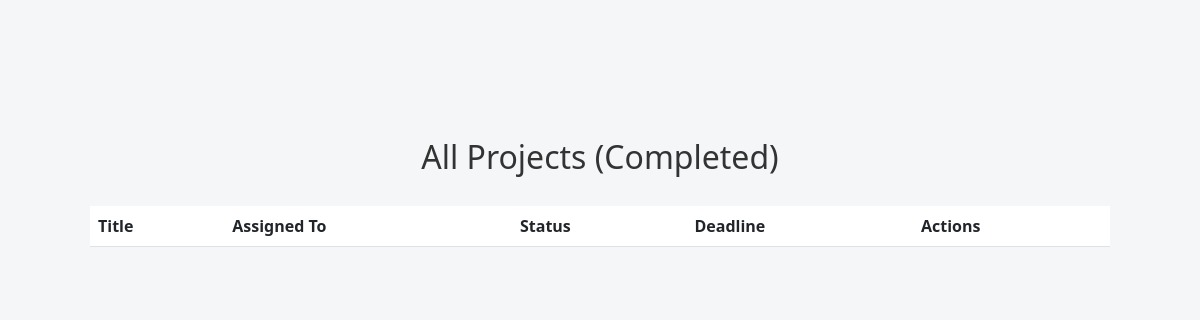
The page /admin/projects?status=Completed (signed in) on the database as committed earlier.
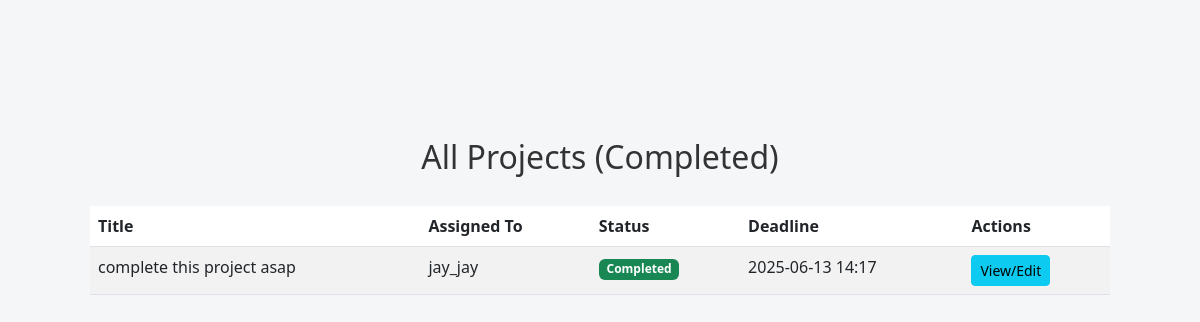
The same page on the database as committed later.
### app/dbmodels.py (models this page shows, shortened)
class Project(db.Model):
    id = db.Column(db.Integer, primary_key=True)
    title = db.Column(db.String(150), nullable=False)
    description = db.Column(db.Text, nullable=False)
    tasks = db.relationship("Task", backref="project", cascade="all, delete-orphan", passive_deletes=True)
    milestones = db.relationship("Milestone", backref="project", cascade="all, delete-orphan", passive_deletes=True)
    user_id = db.Column(db.Integer, db.ForeignKey('user.id', ondelete="CASCADE"), nullable=False)
    user = db.relationship('User', back_populates='projects')
    deadline = db.Column(db.DateTime, nullable=False, default = datetime.now(timezone.utc)) # default to current time in UTC
    status = db.Column(db.String(20), nullable=False, default="Pending")
    comment = db.Column(db.Text, nullable=True)

class User(db.Model, UserMixin):
    id = db.Column(db.Integer, primary_key=True)
    username = db.Column(db.String(150), unique=True, nullable=False)
    email = db.Column(db.String(150), unique=True, nullable=False)
    password_hash = db.Column(db.String(150), nullable=False)
    tasks = db.relationship("Task", backref="assigned_to", cascade='all, delete-orphan',passive_deletes=True)
    role = db.Column(db.String(50), nullable=False, default="employee") # or admin
    projects = db.relationship('Project',cascade= "all, delete-orphan", back_populates='user', passive_deletes=True)

### app/routes.py (the view)
@main.route('/admin/projects')
@login_required
def admin_projects():
    if current_user.role != "admin":
        abort(403)
    status = request.args.get('status')
    if status:
        projects = Project.query.filter_by(status=status).all()
    else:
        projects = Project.query.all()
    return render_template('admin_projects.html', projects=projects)

### app/__init__.py (called while the page is built)
def create_app():
    app= Flask(__name__)
    app.config.from_object("config.Config") # load app config from config.py
    db.init_app(app)
    migrate.init_app(app, db)
    login_manager.init_app(app)
    from .admin import init_admin
    init_admin(app)
    login_manager.login_view = "main.login"
    login_manager.login_message_category ="info"
    from .dbmodels import User
    @login_manager.user_loader
    def load_user(user_id):
        return User.query.get(int(user_id))
    from .routes import main
    app.register_blueprint(main)
    return app

### app/templates/admin_projects.html
{% extends "base.html" %}
{% block content %}
<div class="container mt-4">
  <h2>All Projects{% if request.args.get('status') %} ({{ request.args.get('status') }}){% endif %}</h2>
  <table class="table table-striped">
    <thead>
      <tr>
        <th>Title</th>
        <th>Assigned To</th>
        <th>Status</th>
        <th>Deadline</th>
        <th>Actions</th>
      </tr>
    </thead>
    <tbody>
      {% for project in projects %}
      <tr>
        <td>{{ project.title }}</td>
        <td>{{ project.user.username }}</td>
        <td>
          {% if project.status == 'Completed' %}
            <span class="badge bg-success">Completed</span>
          {% elif project.status == 'Pending' %}
            <span class="badge bg-danger">Pending</span>
          {% elif project.status == 'In Progress' %}
            <span class="badge bg-warning text-dark">In Progress</span>
          {% else %}
            <span class="badge bg-secondary">Unknown</span>
          {% endif %}
        </td>
        <td>{{ project.deadline.strftime('%Y-%m-%d %H:%M') if project.deadline else 'N/A' }}</td>
        <td>
          <a href="{{ url_for('main.admin_project_detail', project_id=project.id) }}" class="btn btn-info btn-sm">View/Edit</a>
        </td>
      </tr>
      {% endfor %}
    </tbody>
  </table>
</div>
{% endblock %}

Rows that differ between the two databases and show on the page:
now on this page (row edited): Project: args.get "Completed", title "complete this project asap", user.username "jay_jay", deadline "2025-06-13 14:17"
Other text that changed with them:
{{ request.args.get('status') }}: "Completed" → (not shown)
